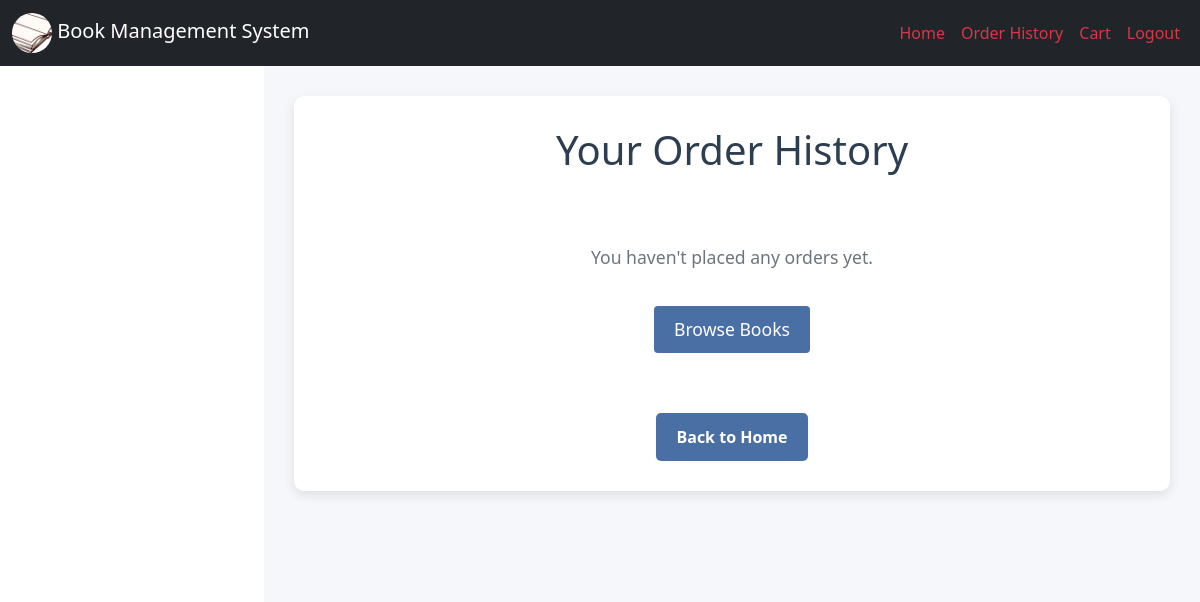
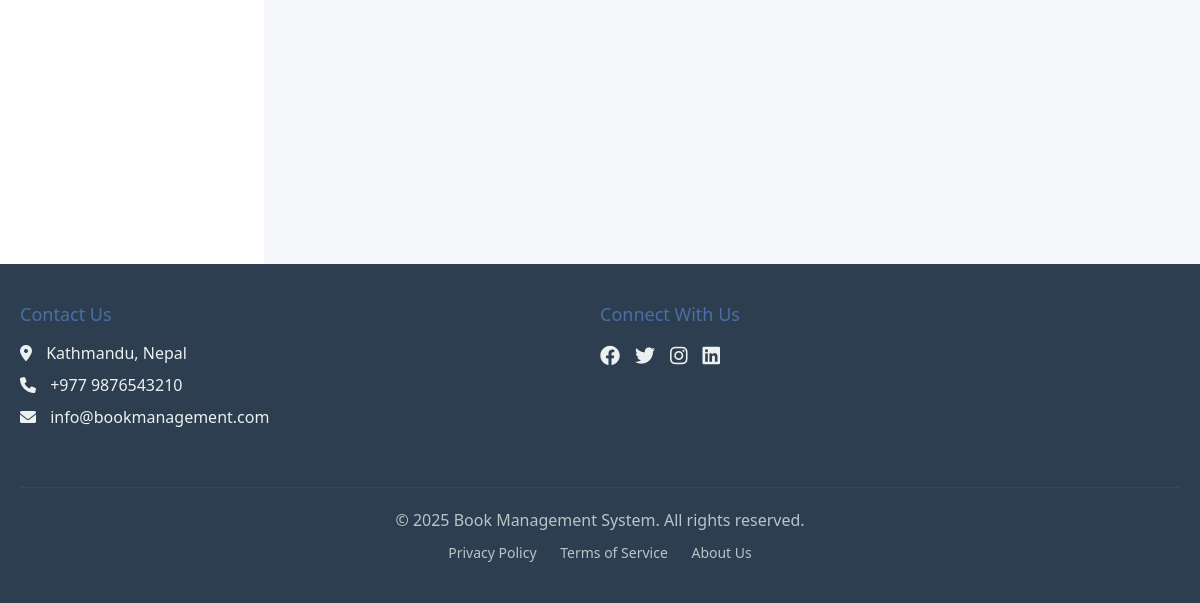
Before: /order_history.php (signed in) with the older database file (2 pictures, top to bottom).
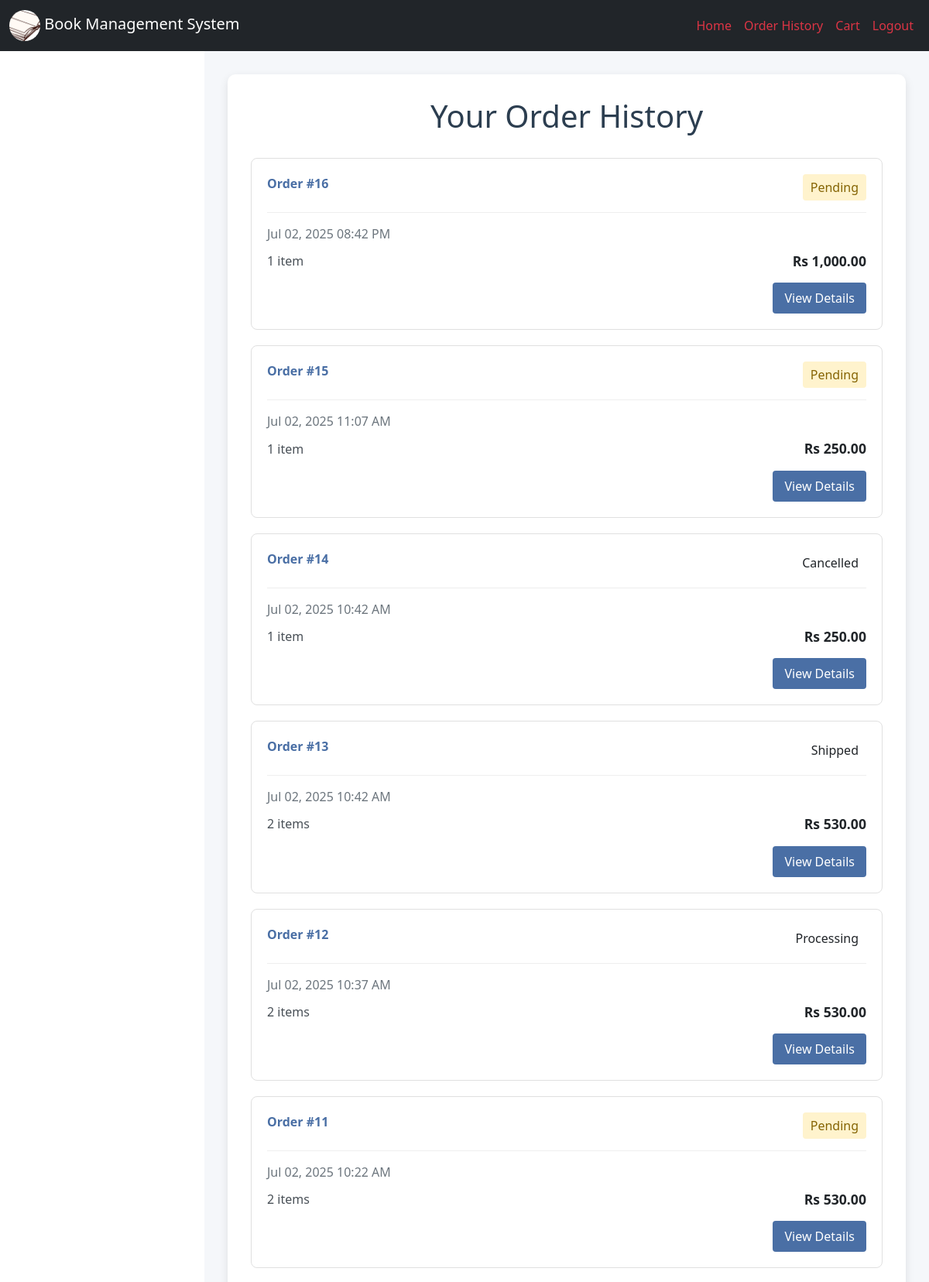
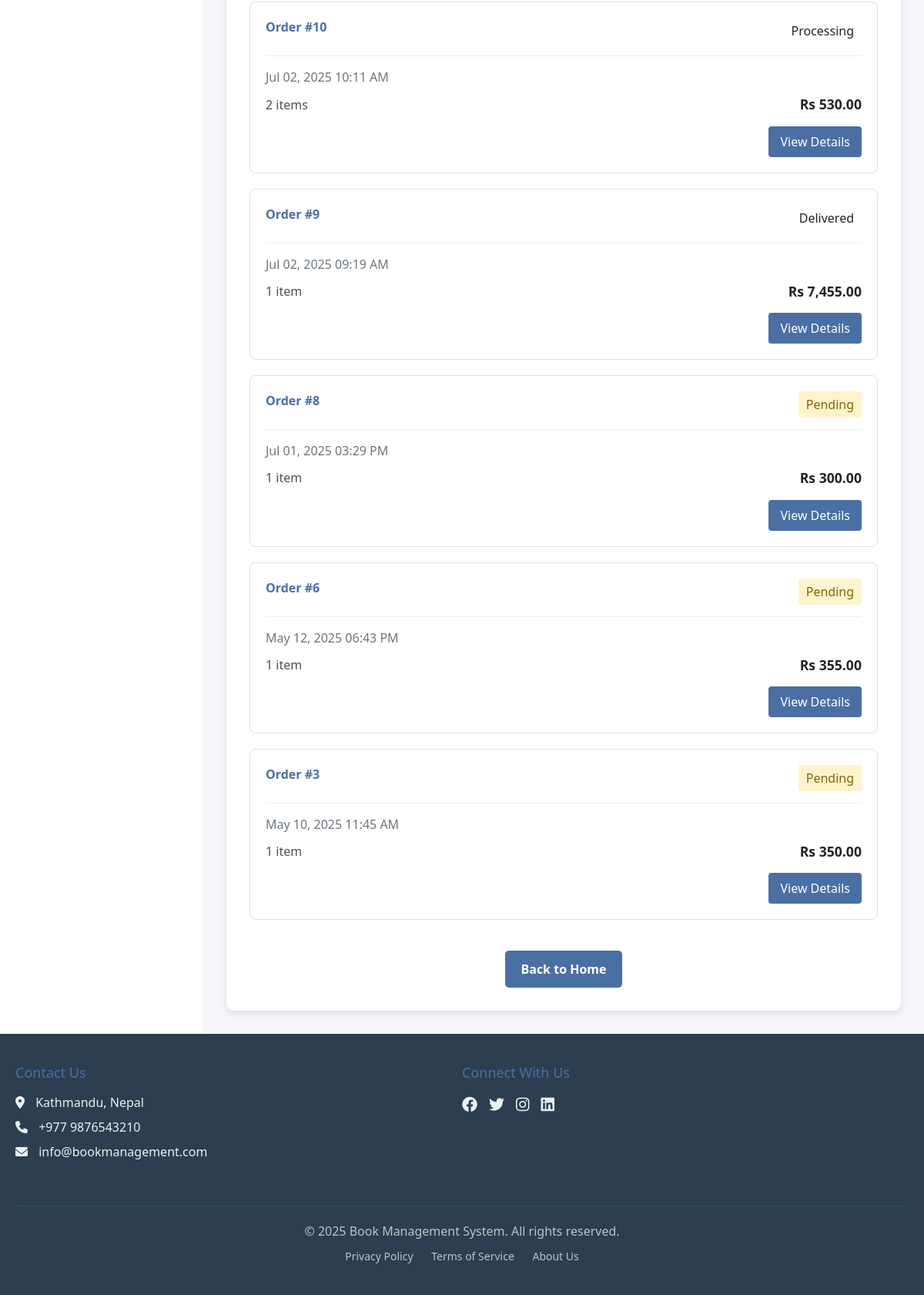
After: the same page with the newer database file (2 pictures, top to bottom).
### tables this page shows
CREATE TABLE `orders` (
  `order_id` int(11) NOT NULL,
  `user_id` int(11) NOT NULL,
  `total_amount` float NOT NULL,
  `shipping_address` varchar(20) NOT NULL,
  `date` datetime(6) NOT NULL DEFAULT current_timestamp(6),
  `payment_status` varchar(20) NOT NULL DEFAULT 'pending',
  `payment_method` varchar(50) DEFAULT NULL,
  `status` varchar(20) NOT NULL DEFAULT 'pending'
);

### order_history.php (the view, shortened to what this page needs)
<?php
include('header.php');
$host = 'localhost';
$dbname = 'book_management_system';
$username = 'root';
$password = '';
try {
    $conn = new PDO("mysql:host=$host;dbname=$dbname", $username, $password);
    $conn->setAttribute(PDO::ATTR_ERRMODE, PDO::ERRMODE_EXCEPTION);
} catch(PDOException $e) {
    echo "Connection failed: " . $e->getMessage();
    exit();
}
$stmt = $conn->prepare("SELECT o.order_id, o.total_amount, o.status, o.date,
                       COUNT(oi.item_id) as item_count
                       FROM orders o
                       LEFT JOIN order_items oi ON o.order_id = oi.order_id
                       WHERE o.user_id = ?
                       GROUP BY o.order_id
                       ORDER BY o.date DESC");
$stmt->execute([$_SESSION['user_id']]);
$orders = $stmt->fetchAll(PDO::FETCH_ASSOC);
?>
<!DOCTYPE html>
<html lang="en">
<head>
</head>
<body>
    <div class="content">
        <div class="order-history-container">
            <h1>Your Order History</h1>
            <?php if (count($orders) > 0): ?>
                <?php foreach ($orders as $order): ?>
                    <div class="order-card">
                        <div class="order-header">
                            <span class="order-id">Order #<?= $order['order_id'] ?></span>
                            <span class="order-status status-<?= $order['status'] ?>">
                                <?= ucfirst($order['status']) ?>
                            </span>
                        </div>
                        <div class="order-meta">
                            <?= date('M d, Y h:i A', strtotime($order['date'])) ?>
                        </div>
                        <div class="order-details">
                            <div class="order-items">
                                <?= $order['item_count'] ?> item<?= $order['item_count'] > 1 ? 's' : '' ?>
                            </div>
                            <div class="order-total">Rs <?= number_format($order['total_amount'], 2) ?></div>
                        </div>
                        <div style="margin-top: 15px; text-align: right;">
                            <a href="order_details.php?order_id=<?= $order['order_id'] ?>" class="view-details-btn">View Details</a>
                        </div>
                    </div>
                <?php endforeach; ?>
            <?php else: ?>
                <div class="empty-orders">
                    <p>You haven't placed any orders yet.</p>
                    <a href="homepage.php">Browse Books</a>
                </div>
            <?php endif; ?>
            <div style="text-align: center;">
                <a href="homepage.php" class="home-button">Back to Home</a>
            </div>
        </div>
    </div>
</body>
</html>
<?php include('footer.php'); ?>

### header.php (shortened to what this page needs)
<!DOCTYPE html>
<html lang="en">
<head>
    <link href="https://cdn.jsdelivr.net/npm/bootstrap@5.3.0/dist/css/bootstrap.min.css" rel="stylesheet">
</head>
<body>
<nav class="navbar navbar-expand-lg navbar-dark bg-dark">
    <div class="container-fluid">
        <a class="navbar-brand" href="#">
            <img src="admin/uploads/logo.png" alt="Logo">
            Book Management System
        </a>
        <div class="collapse navbar-collapse" id="navbarNav">
            <ul class="navbar-nav ms-auto">
                <li class="nav-item">
                    <a class="nav-link text-danger" href="homepage.php">Home</a>
                </li>
                <li class="nav-item">
                    <a class="nav-link text-danger" href="order_history.php">Order History</a>
                </li>
                <li class="nav-item">
                    <a class="nav-link text-danger" href="cart.php">
                        Cart
                    </a>
                </li>
                <li class="nav-item">
                    <a class="nav-link text-danger" href="logout.php">Logout</a>
                </li>
            </ul>
        </div>
    </div>
</nav>

### footer.php (shortened to what this page needs)
<div id="footer" style="background-color: #2c3e50; color: #fff; padding: 40px 0; font-family: 'Segoe UI', Tahoma, Geneva, Verdana, sans-serif;">
    <div class="container" style="max-width: 1200px; margin: 0 auto; padding: 0 20px;">
        <div style="display: flex; flex-wrap: wrap; justify-content: space-between; margin-bottom: 30px;">
            <div style="flex: 1; min-width: 200px; margin-bottom: 20px;">
                <h3 style="color: #4a6fa5; margin-bottom: 15px; font-size: 18px;">Contact Us</h3>
                <p style="margin-bottom: 8px; color: #ecf0f1;"><i class="fas fa-map-marker-alt" style="margin-right: 10px;"></i>  Kathmandu, Nepal</p>
                <p style="margin-bottom: 8px; color: #ecf0f1;"><i class="fas fa-phone" style="margin-right: 10px;"></i> +977 9876543210</p>
                <p style="margin-bottom: 8px; color: #ecf0f1;"><i class="fas fa-envelope" style="margin-right: 10px;"></i> info@bookmanagement.com</p>
            </div>
            <div style="flex: 1; min-width: 200px; margin-bottom: 20px;">
                <h3 style="color: #4a6fa5; margin-bottom: 15px; font-size: 18px;">Connect With Us</h3>
                <div style="display: flex; gap: 15px;">
                    <a href="#" style="color: #ecf0f1; font-size: 20px;"><i class="fab fa-facebook"></i></a>
                    <a href="#" style="color: #ecf0f1; font-size: 20px;"><i class="fab fa-twitter"></i></a>
                    <a href="#" style="color: #ecf0f1; font-size: 20px;"><i class="fab fa-instagram"></i></a>
                    <a href="#" style="color: #ecf0f1; font-size: 20px;"><i class="fab fa-linkedin"></i></a>
                </div>
            </div>
        </div>
        <div style="border-top: 1px solid #34495e; padding-top: 20px; text-align: center;">
            <p style="margin: 0; color: #bdc3c7;">&copy; 2025 Book Management System. All rights reserved.</p>
            <p style="margin: 10px 0 0; color: #bdc3c7; font-size: 14px;">
                <a href="privacy.php" style="color: #bdc3c7; text-decoration: none; margin: 0 10px;">Privacy Policy</a>
                <a href="terms.php" style="color: #bdc3c7; text-decoration: none; margin: 0 10px;">Terms of Service</a>
                <a href="about.php" style="color: #bdc3c7; text-decoration: none; margin: 0 10px;">About Us</a>
            </p>
        </div>
    </div>
</div>
<link rel="stylesheet" href="https://cdnjs.cloudflare.com/ajax/libs/font-awesome/6.0.0/css/all.min.css">
</body>
</html>

### header.php (style rules this page uses)
.navbar-brand img { width: 40px; height: 40px; border-radius: 50%; object-fit: cover; }

### order_history.php (style rules this page uses)
.content { margin-left: 22%; padding: 30px; background-color: #f5f7fa; min-height: 100vh; }
.order-history-container { background-color: white; padding: 30px; border-radius: 10px; box-shadow: 0 4px 12px rgba(0, 0, 0, 0.1); max-width: 1200px; margin: 0 auto; }
h1 { color: #2c3e50; text-align: center; margin-bottom: 30px; }
.order-card { border: 1px solid #e0e0e0; border-radius: 8px; padding: 20px; margin-bottom: 20px; transition: all 0.3s ease; }
.order-header { display: flex; justify-content: space-between; margin-bottom: 15px; padding-bottom: 15px; border-bottom: 1px solid #eee; }
.order-id { font-weight: 600; color: #4a6fa5; }
.order-status { padding: 5px 10px; border-radius: 4px; font-weight: 500; }
.status-pending { background-color: #fff3cd; color: #856404; }
.order-meta { margin-bottom: 10px; color: #6c757d; }
.order-details { display: flex; justify-content: space-between; align-items: center; }
.order-items { color: #495057; }
.order-total { font-weight: 600; font-size: 1.1rem; }
.view-details-btn { display: inline-block; padding: 8px 15px; background-color: #4a6fa5; color: white; border-radius: 4px; text-decoration: none; font-weight: 500; transition: background-color 0.3s; }
.home-button { display: inline-block; margin-top: 20px; padding: 12px 20px; background-color: #4a6fa5; color: white; text-decoration: none; border-radius: 5px; font-weight: 600; text-align: center; }
.empty-orders { text-align: center; padding: 40px; color: #6c757d; font-size: 1.1rem; }
.empty-orders a { display: inline-block; margin-top: 20px; padding: 10px 20px; background-color: #4a6fa5; color: white; border-radius: 4px; text-decoration: none; }

Changed rows visible on the page:
added orders: order_id "16", status "Pending", date "Jul 02, 2025 08:42 PM", item_count "1", total_amount "1,000.00"
added orders: order_id "15", status "Pending", date "Jul 02, 2025 11:07 AM", item_count "1", total_amount "250.00"
added orders: order_id "14", status "Cancelled", date "Jul 02, 2025 10:42 AM", item_count "1", total_amount "250.00"
added orders: order_id "13", status "Shipped", date "Jul 02, 2025 10:42 AM", item_count "2", total_amount "530.00"
added orders: order_id "12", status "Processing", date "Jul 02, 2025 10:37 AM", item_count "2", total_amount "530.00"
added orders: order_id "11", status "Pending", date "Jul 02, 2025 10:22 AM", item_count "2", total_amount "530.00"
added orders: order_id "10", status "Processing", date "Jul 02, 2025 10:11 AM", item_count "2", total_amount "530.00"
added orders: order_id "9", status "Delivered", date "Jul 02, 2025 09:19 AM", item_count "1", total_amount "7,455.00"
added orders: order_id "8", status "Pending", date "Jul 01, 2025 03:29 PM", item_count "1", total_amount "300.00"
added orders: order_id "6", status "Pending", date "May 12, 2025 06:43 PM", item_count "1", total_amount "355.00"
added orders: order_id "3", status "Pending", date "May 10, 2025 11:45 AM", item_count "1", total_amount "350.00"
Other visible differences:
text no longer shown: "You haven't placed any orders yet. Browse Books"
